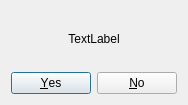
<?xml version="1.0" encoding="UTF-8"?>
<ui version="4.0">
 <class>PopUpDialog</class>
 <widget class="QDialog" name="PopUpDialog">
  <property name="geometry">
   <rect>
    <x>0</x>
    <y>0</y>
    <width>184</width>
    <height>105</height>
   </rect>
  </property>
  <property name="windowTitle">
   <string>Dialog</string>
  </property>
  <layout class="QVBoxLayout" name="verticalLayout">
   <item>
    <widget class="QLabel" name="label">
     <property name="text">
      <string>TextLabel</string>
     </property>
     <property name="alignment">
      <set>Qt::AlignCenter</set>
     </property>
    </widget>
   </item>
   <item>
    <widget class="QDialogButtonBox" name="buttonBox">
     <property name="standardButtons">
      <set>QDialogButtonBox::No|QDialogButtonBox::Yes</set>
     </property>
    </widget>
   </item>
  </layout>
 </widget>
 <resources/>
 <connections/>
</ui>
